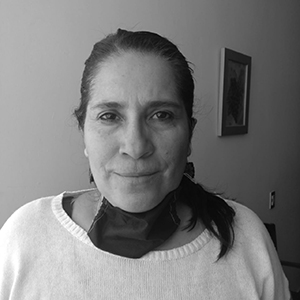
%> input picture img/face/07.jpeg, 300 x 300 px
$ octave filtroOjo.m   (GNU Octave 9; MATLAB toolbox functions it lacks are replaced by stand-ins)
%> lines starting %> are read from the running program, lines starting %| are printed output that depends on the picture
### src/kLaw_SpaceV.m
function [imOr]=kLaw_SpaceV(L_K,nombreI)

  YIni=fft2(double(nombreI));
  imOr=(abs(YIni).^L_K).*exp(j*angle(YIni));
endfunction

### src/filtroOjo.m
pkg load image;
LK= 0.4;

mascara=ones(3);
mascara=mascara*-1;
mascara(2,2)=10;

%im1=imread('../img/face/07O.bmp'); %Imagen centrada del ojo izquierdo 91x91
imO= imread('../img/face/07.jpeg'); %Imagen original
%> imO is the input picture: size 300x300x3 uint8; min 0, max 255, mean 123.6
im1 = imcrop(imO, [90,98,90,90]);
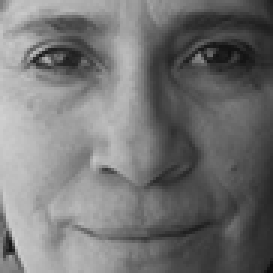
%> im1: size 91x91x3 uint8 (shown 3 times larger); min 11, max 212, mean 116
%im2 = imcrop(imO, [90,98,90,90]); %Imagen recortada 91x91
im2 = imread('91x91ojoscent.BMP');
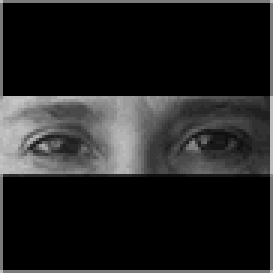
%> input picture src/91x91ojoscent.BMP, 91 x 91 px (shown 3 times larger)
%> im2 is the input picture: size 91x91x3 uint8; min 0, max 197, mean 33.6
%imshow(ojos);
imshow(im1);
imwrite(im1, "91x91.bmp");

%Dominio de Fourier
H_Filtro = fft2(im1); %M醩cara o filtro
O_Filtro = fft2(im2); %Imagen entrante

%figure, imshow(im1);
%figure, imshow(imO);
%figure, imshow(im2);
%figure,imshow(H_Filtro);
%figure, imshow(O_Filtro);


H_Filtro = kLaw_SpaceV(LK,im1);
O_Filtro=kLaw_SpaceV(LK,im2);

resp=O_Filtro.*(conj(H_Filtro)./(abs(H_Filtro)));
cor1=real(ifftshift(ifft2(resp)));
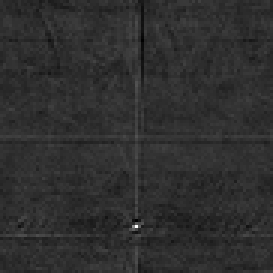
%> cor1: size 91x91x3 double (shown 3 times larger); min -0.998, max 4.49, mean 0.0182; drawn with min black and max white
figure, mesh(cor1);
%> (this line was passed over: mesh is not available in this run)
% [8 lines of commented-out code are left out]
